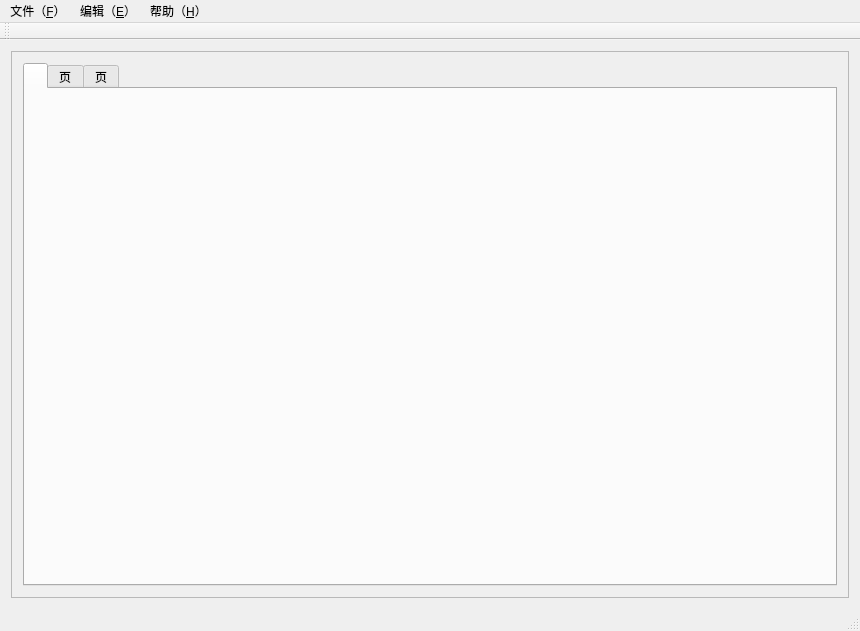
<?xml version="1.0" encoding="UTF-8"?>
<ui version="4.0">
 <class>MainWindow</class>
 <widget class="QMainWindow" name="MainWindow">
  <property name="geometry">
   <rect>
    <x>0</x>
    <y>0</y>
    <width>860</width>
    <height>631</height>
   </rect>
  </property>
  <property name="windowTitle">
   <string>MainWindow</string>
  </property>
  <widget class="QWidget" name="centralWidget">
   <layout class="QGridLayout" name="gridLayout">
    <item row="0" column="0">
     <widget class="QScrollArea" name="scrollArea">
      <property name="widgetResizable">
       <bool>true</bool>
      </property>
      <widget class="QWidget" name="scrollAreaWidgetContents">
       <property name="geometry">
        <rect>
         <x>0</x>
         <y>0</y>
         <width>836</width>
         <height>544</height>
        </rect>
       </property>
       <layout class="QGridLayout" name="gridLayout_2">
        <item row="0" column="0">
         <widget class="QTabWidget" name="tabWidget">
          <widget class="QWidget" name="tabWidgetPage1" native="true">
           <attribute name="title">
            <string/>
           </attribute>
          </widget>
          <widget class="QWidget" name="tab">
           <attribute name="title">
            <string>页</string>
           </attribute>
          </widget>
          <widget class="QWidget" name="tab_2">
           <attribute name="title">
            <string>页</string>
           </attribute>
          </widget>
         </widget>
        </item>
       </layout>
      </widget>
     </widget>
    </item>
   </layout>
  </widget>
  <widget class="QMenuBar" name="menuBar">
   <property name="geometry">
    <rect>
     <x>0</x>
     <y>0</y>
     <width>860</width>
     <height>26</height>
    </rect>
   </property>
   <widget class="QMenu" name="menu1">
    <property name="title">
     <string>文件（&amp;F）</string>
    </property>
    <addaction name="action1"/>
    <addaction name="action1_2"/>
    <addaction name="actionA"/>
   </widget>
   <widget class="QMenu" name="menu1_2">
    <property name="title">
     <string>编辑（&amp;E）</string>
    </property>
    <addaction name="action1_3"/>
   </widget>
   <widget class="QMenu" name="menu">
    <property name="title">
     <string>帮助（&amp;H）</string>
    </property>
    <addaction name="actionA_2"/>
   </widget>
   <addaction name="menu1"/>
   <addaction name="menu1_2"/>
   <addaction name="menu"/>
  </widget>
  <widget class="QStatusBar" name="statusBar"/>
  <widget class="QToolBar" name="toolBar">
   <property name="windowTitle">
    <string>toolBar</string>
   </property>
   <attribute name="toolBarArea">
    <enum>TopToolBarArea</enum>
   </attribute>
   <attribute name="toolBarBreak">
    <bool>false</bool>
   </attribute>
  </widget>
  <action name="action1">
   <property name="text">
    <string>新建项目(&amp;N)</string>
   </property>
   <property name="shortcut">
    <string>Ctrl+N</string>
   </property>
  </action>
  <action name="action1_2">
   <property name="text">
    <string>打开项目</string>
   </property>
   <property name="shortcut">
    <string>Ctrl+O</string>
   </property>
  </action>
  <action name="action1_3">
   <property name="text">
    <string>1</string>
   </property>
  </action>
  <action name="actionA">
   <property name="enabled">
    <bool>false</bool>
   </property>
   <property name="text">
    <string>打印</string>
   </property>
  </action>
  <action name="actionA_2">
   <property name="text">
    <string>关于 &amp;Qt</string>
   </property>
  </action>
 </widget>
 <layoutdefault spacing="6" margin="11"/>
 <resources/>
 <connections/>
</ui>
